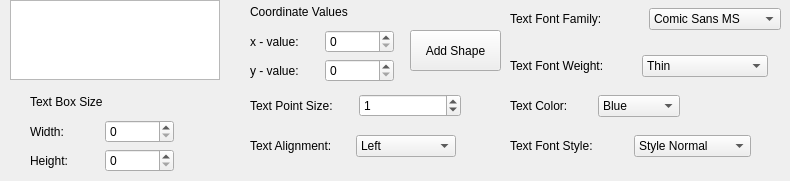
      <widget class="QWidget" name="tab_text">
       <attribute name="title">
        <string>Text</string>
       </attribute>
       <widget class="QTextEdit" name="textEdit">
        <property name="geometry">
         <rect>
          <x>10</x>
          <y>0</y>
          <width>210</width>
          <height>80</height>
         </rect>
        </property>
        <property name="maximumSize">
         <size>
          <width>210</width>
          <height>80</height>
         </size>
        </property>
       </widget>
       <widget class="QWidget" name="layoutWidget">
        <property name="geometry">
         <rect>
          <x>510</x>
          <y>90</y>
          <width>170</width>
          <height>32</height>
         </rect>
        </property>
        <layout class="QHBoxLayout" name="horizontalLayout_56">
         <item>
          <widget class="QLabel" name="label_71">
           <property name="text">
            <string>Text Color: </string>
           </property>
          </widget>
         </item>
         <item>
          <widget class="QComboBox" name="comboBox_textColor">
           <item>
            <property name="text">
             <string>Blue</string>
            </property>
           </item>
           <item>
            <property name="text">
             <string>Red</string>
            </property>
           </item>
           <item>
            <property name="text">
             <string>Green</string>
            </property>
           </item>
           <item>
            <property name="text">
             <string>Yellow</string>
            </property>
           </item>
           <item>
            <property name="text">
             <string>Black</string>
            </property>
           </item>
           <item>
            <property name="text">
             <string>White</string>
            </property>
           </item>
           <item>
            <property name="text">
             <string>Cyan</string>
            </property>
           </item>
           <item>
            <property name="text">
             <string>Magenta</string>
            </property>
           </item>
           <item>
            <property name="text">
             <string>Gray</string>
            </property>
           </item>
          </widget>
         </item>
        </layout>
       </widget>
       <widget class="QWidget" name="layoutWidget">
        <property name="geometry">
         <rect>
          <x>250</x>
          <y>130</y>
          <width>206</width>
          <height>32</height>
         </rect>
        </property>
        <layout class="QHBoxLayout" name="horizontalLayout_57">
         <item>
          <widget class="QLabel" name="label_72">
           <property name="text">
            <string>Text Alignment:  </string>
           </property>
          </widget>
         </item>
         <item>
          <widget class="QComboBox" name="comboBox_text_alignment">
           <item>
            <property name="text">
             <string>Left</string>
            </property>
           </item>
           <item>
            <property name="text">
             <string>Centered</string>
            </property>
           </item>
           <item>
            <property name="text">
             <string>Right</string>
            </property>
           </item>
           <item>
            <property name="text">
             <string>Top</string>
            </property>
           </item>
           <item>
            <property name="text">
             <string>Bottom</string>
            </property>
           </item>
          </widget>
         </item>
        </layout>
       </widget>
       <widget class="QWidget" name="layoutWidget">
        <property name="geometry">
         <rect>
          <x>250</x>
          <y>90</y>
          <width>211</width>
          <height>32</height>
         </rect>
        </property>
        <layout class="QHBoxLayout" name="horizontalLayout_58">
         <item>
          <widget class="QLabel" name="label_73">
           <property name="text">
            <string>Text Point Size: </string>
           </property>
          </widget>
         </item>
         <item>
          <widget class="QSpinBox" name="spinBox_text_point_size">
           <property name="minimum">
            <number>-1</number>
           </property>
           <property name="maximum">
            <number>50</number>
           </property>
           <property name="value">
            <number>1</number>
           </property>
          </widget>
         </item>
        </layout>
       </widget>
       <widget class="QWidget" name="layoutWidget">
        <property name="geometry">
         <rect>
          <x>510</x>
          <y>0</y>
          <width>271</width>
          <height>38</height>
         </rect>
        </property>
        <layout class="QHBoxLayout" name="horizontalLayout_59">
         <item>
          <widget class="QLabel" name="label_75">
           <property name="text">
            <string>Text Font Family: </string>
           </property>
          </widget>
         </item>
         <item>
          <widget class="QComboBox" name="comboBox_textFontFamily">
           <item>
            <property name="text">
             <string>Comic Sans MS</string>
            </property>
           </item>
           <item>
            <property name="text">
             <string>Courier</string>
            </property>
           </item>
           <item>
            <property name="text">
             <string>Helvetica</string>
            </property>
           </item>
           <item>
            <property name="text">
             <string>Times</string>
            </property>
           </item>
          </widget>
         </item>
        </layout>
       </widget>
       <widget class="QWidget" name="layoutWidget">
        <property name="geometry">
         <rect>
          <x>510</x>
          <y>50</y>
          <width>258</width>
          <height>32</height>
         </rect>
        </property>
        <layout class="QHBoxLayout" name="horizontalLayout_60">
         <item>
          <widget class="QLabel" name="label_76">
           <property name="text">
            <string>Text Font Weight: </string>
           </property>
          </widget>
         </item>
         <item>
          <widget class="QComboBox" name="comboBox_fontWeight">
           <item>
            <property name="text">
             <string>Thin</string>
            </property>
           </item>
           <item>
            <property name="text">
             <string>Light</string>
            </property>
           </item>
           <item>
            <property name="text">
             <string>Normal</string>
            </property>
           </item>
           <item>
            <property name="text">
             <string>Bold</string>
            </property>
           </item>
          </widget>
         </item>
        </layout>
       </widget>
       <widget class="QWidget" name="layoutWidget">
        <property name="geometry">
         <rect>
          <x>510</x>
          <y>130</y>
          <width>241</width>
          <height>32</height>
         </rect>
        </property>
        <layout class="QHBoxLayout" name="horizontalLayout_61">
         <item>
          <widget class="QLabel" name="label_87">
           <property name="text">
            <string>Text Font Style: </string>
           </property>
          </widget>
         </item>
         <item>
          <widget class="QComboBox" name="comboBox_textFontStyles">
           <item>
            <property name="text">
             <string>Style Normal</string>
            </property>
           </item>
           <item>
            <property name="text">
             <string>Style Italic</string>
            </property>
           </item>
           <item>
            <property name="text">
             <string>Style Oblique</string>
            </property>
           </item>
          </widget>
         </item>
        </layout>
       </widget>
       <widget class="QWidget" name="layoutWidget_2">
        <property name="geometry">
         <rect>
          <x>250</x>
          <y>0</y>
          <width>144</width>
          <height>82</height>
         </rect>
        </property>
        <layout class="QVBoxLayout" name="verticalLayout_22">
         <item>
          <widget class="QLabel" name="label_77">
           <property name="text">
            <string>Coordinate Values</string>
           </property>
          </widget>
         </item>
         <item>
          <layout class="QHBoxLayout" name="horizontalLayout_62">
           <item>
            <widget class="QLabel" name="label_78">
             <property name="text">
              <string>x - value:</string>
             </property>
            </widget>
           </item>
           <item>
            <widget class="QSpinBox" name="spinBox_text_X">
             <property name="maximum">
              <number>1000</number>
             </property>
            </widget>
           </item>
          </layout>
         </item>
         <item>
          <layout class="QHBoxLayout" name="horizontalLayout_63">
           <item>
            <widget class="QLabel" name="label_79">
             <property name="text">
              <string>y - value:</string>
             </property>
            </widget>
           </item>
           <item>
            <widget class="QSpinBox" name="spinBox_text_Y">
             <property name="maximum">
              <number>500</number>
             </property>
            </widget>
           </item>
          </layout>
         </item>
        </layout>
       </widget>
       <widget class="QWidget" name="layoutWidget_3">
        <property name="geometry">
         <rect>
          <x>30</x>
          <y>90</y>
          <width>144</width>
          <height>82</height>
         </rect>
        </property>
        <layout class="QVBoxLayout" name="verticalLayout_23">
         <item>
          <widget class="QLabel" name="label_80">
           <property name="text">
            <string>Text Box Size</string>
           </property>
          </widget>
         </item>
         <item>
          <layout class="QHBoxLayout" name="horizontalLayout_64">
           <item>
            <widget class="QLabel" name="label_81">
             <property name="text">
              <string>Width:</string>
             </property>
            </widget>
           </item>
           <item>
            <widget class="QSpinBox" name="spinBox_text_box_width">
             <property name="maximum">
              <number>1000</number>
             </property>
            </widget>
           </item>
          </layout>
         </item>
         <item>
          <layout class="QHBoxLayout" name="horizontalLayout_65">
           <item>
            <widget class="QLabel" name="label_82">
             <property name="text">
              <string>Height:</string>
             </property>
            </widget>
           </item>
           <item>
            <widget class="QSpinBox" name="spinBox_text_box_hight">
             <property name="maximum">
              <number>500</number>
             </property>
            </widget>
           </item>
          </layout>
         </item>
        </layout>
       </widget>
       <widget class="QPushButton" name="pushButton_5">
        <property name="geometry">
         <rect>
          <x>410</x>
          <y>30</y>
          <width>91</width>
          <height>41</height>
         </rect>
        </property>
        <property name="text">
         <string>Add Shape</string>
        </property>
       </widget>
      </widget>
